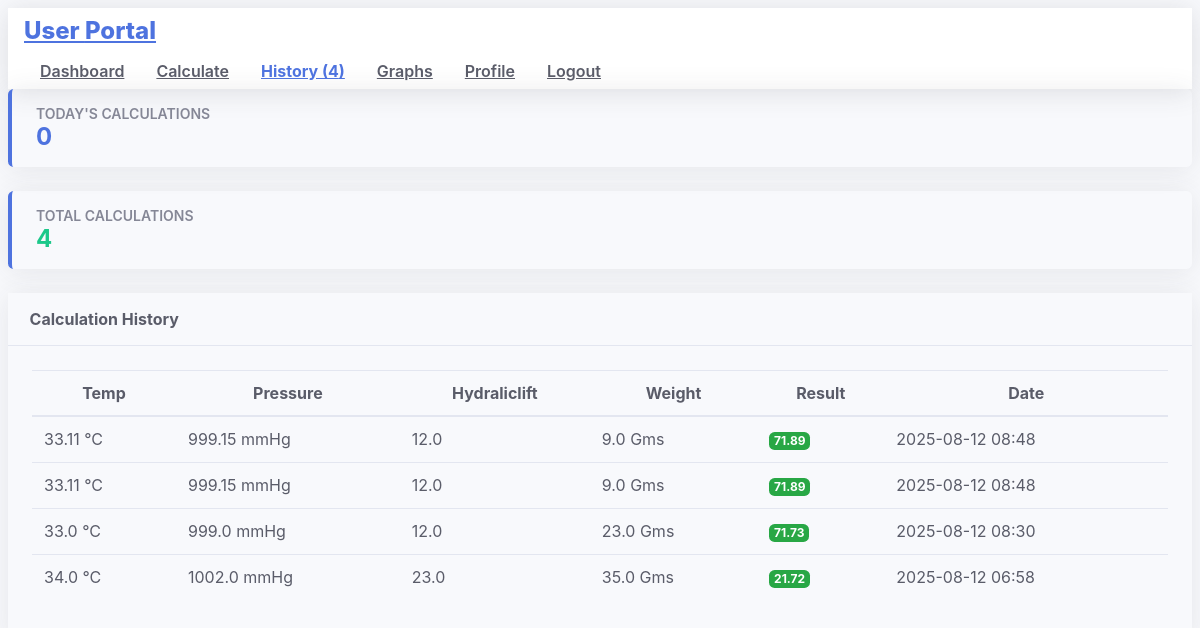
The page /history (signed in) on the database its author committed.
### app.py (models this page shows)
class Calculation(db.Model):
    id = db.Column(db.Integer, primary_key=True)
    weight = db.Column(db.Float, nullable=False)
    pressure = db.Column(db.Float, nullable=False)
    ideal_weight = db.Column(db.Float, nullable=False)
    temperature = db.Column(db.Float, nullable=False)
    result = db.Column(db.Float, nullable=False)
    formula = db.Column(db.String(100), nullable=False)
    timestamp = db.Column(db.DateTime, default=datetime.utcnow)
    user_id = db.Column(db.Integer, db.ForeignKey('user.id'), nullable=False)

### app.py (the view)
@app.route('/history')
@login_required
def history():
    if session.get('is_admin'):
        calculations = Calculation.query.join(User).filter(
            User.manager_id == current_user.admin_code
        ).order_by(Calculation.timestamp.desc()).all()
    else:
        calculations = Calculation.query.filter_by(
            user_id=current_user.id
        ).order_by(Calculation.timestamp.desc()).all()
    today = datetime.utcnow().date()
    calculations_today = len([c for c in calculations if c.timestamp.date() == today])
    total_calculations = len(calculations)
    return render_template('history.html',
                         calculations=calculations,
                         calculations_today=calculations_today,
                         total_calculations=total_calculations)

### app.py (called while the page is built)
@login_manager.user_loader
def load_user(user_id):
    if session.get('is_admin'):
        return Admin.query.get(int(user_id))
    return User.query.get(int(user_id))

### templates/history.html (shortened to what this page needs)
	<!DOCTYPE html>
<html lang="en">
<head>
</head>
<body>
    <nav class="navbar navbar-expand navbar-light mb-4">
        <div class="container">
            <a class="navbar-brand" href="#">{% if session.get('is_admin') %}Admin{% else %}User{% endif %} Portal</a>
            <div class="collapse navbar-collapse">
                <ul class="navbar-nav ml-auto">
                    <li class="nav-item">
                        <a class="nav-link" href="{% if session.get('is_admin') %}{{ url_for('admin_dashboard') }}{% else %}{{ url_for('user_dashboard') }}{% endif %}">Dashboard</a>
                    </li>
                    {% if not session.get('is_admin') %}
                    <li class="nav-item">
                        <a class="nav-link" href="{{ url_for('calculate') }}">Calculate</a>
                    </li>
                    {% endif %}
                    <li class="nav-item active">
                        <a class="nav-link" href="{{ url_for('history') }}">History ({{ total_calculations }})</a>
                    </li>
                    {% if not session.get('is_admin') %}
                    <li class="nav-item">
                        <a class="nav-link" href="{{ url_for('graphs') }}">Graphs</a>
                    </li>
                    {% endif %}
                    <li class="nav-item">
                        <a class="nav-link" href="{{ url_for('profile') }}">Profile</a>
                    </li>
                    <li class="nav-item">
                        <a class="nav-link" href="{{ url_for('logout') }}">Logout</a>
                    </li>
                </ul>
            </div>
        </div>
    </nav>
    <div class="container">
        <div class="row mb-4">
            <div class="col-md-6 mb-4">
                <div class="card stat-card">
                    <div class="card-body">
                        <div class="stat-title">Today's Calculations</div>
                        <div class="stat-value text-primary">{{ calculations_today }}</div>
                    </div>
                </div>
            </div>
            <div class="col-md-6 mb-4">
                <div class="card stat-card">
                    <div class="card-body">
                        <div class="stat-title">Total Calculations</div>
                        <div class="stat-value text-success">{{ total_calculations }}</div>
                    </div>
                </div>
            </div>
        </div>
        <div class="card">
            <div class="card-header">
                Calculation History
            </div>
            <div class="card-body">
                {% if calculations %}
                    <div class="table-responsive">
                        <table class="table">
                            <thead>
                                <tr>
                                    <th>Temp</th>
                                    <th>Pressure</th>
                                    <th>Hydraliclift</th>
                                    <th>Weight</th>
                                    <th>Result</th>
                                    <th>Date</th>
                                </tr>
                            </thead>
                            <tbody>
                                {% for calc in calculations %}
                                <tr>
                                    <td>{{ calc.weight }} °C</td>
                                    <td>{{ calc.pressure }} mmHg</td>
                                    <td>{{ calc.ideal_weight }} </td>
                                    <td>{{ calc.temperature }} Gms</td>
                                    <td>
    				    <span
        				class="badge"
        				style="background-color: {% if calc.result < 10000 %}#28a745{% else %}#dc3545{% endif %};
               				color: white;">
        				{{ calc.result }}
    				   </span>
				   </td>
                                    <td>{{ calc.timestamp.strftime('%Y-%m-%d %H:%M') }}</td>
                                </tr>
                                {% endfor %}
                            </tbody>
                        </table>
                    </div>
                {% else %}
                    <p class="text-center text-muted">No calculations found.</p>
                {% endif %}
            </div>
        </div>
    </div>
</body>
</html>

### templates/history.html (style rules this page uses)
:root { --primary: #4e73df; --success: #1cc88a; --info: #36b9cc; --warning: #f6c23e; --danger: #e74a3b; --secondary: #858796; --light: #f8f9fc; --dark: #5a5c69; }
.navbar { padding: 0.5rem 1rem; background-color: #ffffff; box-shadow: 0 2px 4px rgba(0,0,0,0.1); }
.navbar-brand { font-weight: 700; font-size: 1.25rem; color: #4e73df; }
.navbar-nav { display: flex; flex-direction: row; padding-left: 0; margin-bottom: 0; list-style: none; }
.nav-item { position: relative; }
.nav-link { padding: 0.5rem 1rem; color: #5a5c69; font-weight: 600; transition: all 0.3s; }
.nav-item.active .nav-link { color: #4e73df; font-weight: 700; }
body { font-family: 'Nunito', -apple-system, BlinkMacSystemFont, 'Segoe UI', Roboto, 'Helvetica Neue', Arial, sans-serif; background-color: #f8f9fc; }
.navbar { background-color: white; box-shadow: 0 0.15rem 1.75rem 0 rgba(58, 59, 69, 0.15); padding: 0.5rem 1rem; }
.navbar-brand { font-weight: 800; color: var(--primary); font-size: 1.5rem; }
.nav-link { color: var(--dark); font-weight: 600; }
.card { border: none; border-radius: 0.35rem; box-shadow: 0 0.15rem 1.75rem 0 rgba(58, 59, 69, 0.1); margin-bottom: 1.5rem; }
.card-header { background-color: #f8f9fc; border-bottom: 1px solid #e3e6f0; padding: 1rem 1.35rem; font-weight: 700; color: var(--dark); }
.card-body { padding: 1.5rem; }
.stat-card { border-left: 0.25rem solid var(--primary); }
.stat-card .card-body { padding: 1rem 1.5rem; }
.stat-card .text-primary { color: var(--primary) !important; }
.stat-card .text-success { color: var(--success) !important; }
.stat-title { font-size: 0.875rem; font-weight: 600; text-transform: uppercase; color: var(--secondary); }
.stat-value { font-size: 1.5rem; font-weight: 700; }
.table { width: 100%; margin-bottom: 1rem; color: var(--dark); border-collapse: collapse; }
.table th, .table td { padding: 0.75rem; vertical-align: top; border-top: 1px solid #e3e6f0; }
.table thead th { vertical-align: bottom; border-bottom: 2px solid #e3e6f0; background-color: #f8f9fc; }
.badge { display: inline-block; padding: 0.25em 0.4em; font-size: 75%; font-weight: 700; line-height: 1; text-align: center; white-space: nowrap; vertical-align: baseline; border-radius: 0.35rem; }

### rows shown on the page
Calculation: weight "33.11", pressure "999.15", ideal_weight "12.0", temperature "9.0", result "71.89", timestamp "2025-08-12 08:48"
Calculation: weight "33.11", pressure "999.15", ideal_weight "12.0", temperature "9.0", result "71.89", timestamp "2025-08-12 08:48"
Calculation: weight "33.0", pressure "999.0", ideal_weight "12.0", temperature "23.0", result "71.73", timestamp "2025-08-12 08:30"
Calculation: weight "34.0", pressure "1002.0", ideal_weight "23.0", temperature "35.0", result "21.72", timestamp "2025-08-12 06:58"

### other values the page prints
{{ total_calculations }} "4"
{{ calculations_today }} "0"
